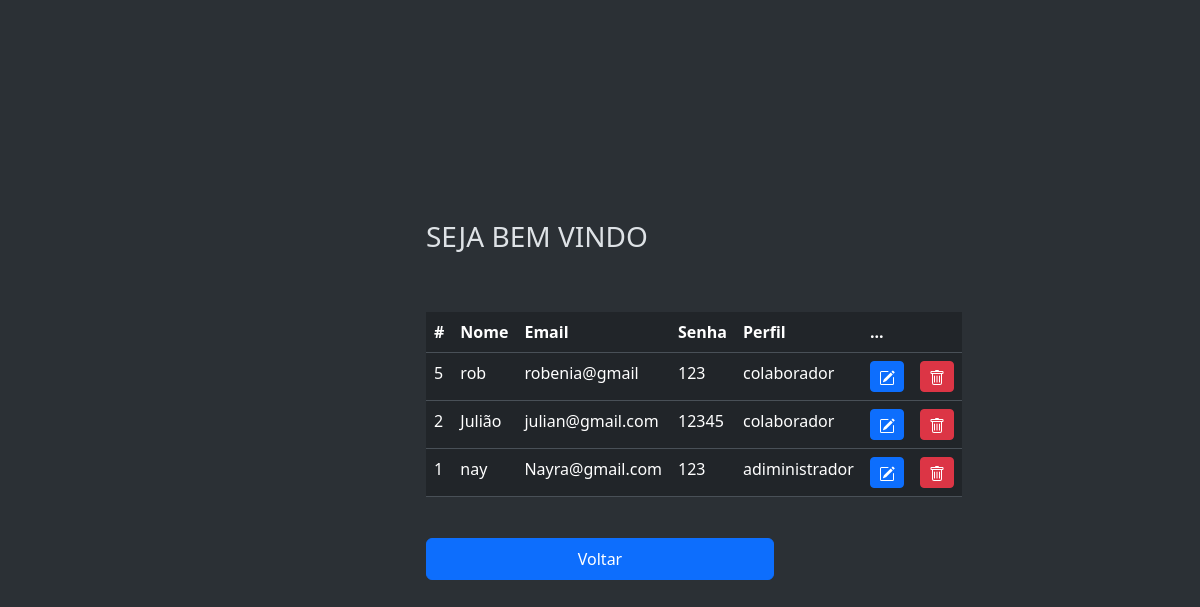
Screenshot of /dashAdm.php with the database file from the repository.
### tables this page shows
CREATE TABLE `usuarios` (
  `id` int(11) NOT NULL,
  `nome` varchar(30) NOT NULL,
  `login` varchar(30) NOT NULL,
  `senha` varchar(30) NOT NULL,
  `nivel_acesso` varchar(15) NOT NULL
);

### dashAdm.php (the view, shortened to what this page needs)
<?php
include_once('conexao.php');
$sql = "SELECT * FROM usuarios ORDER BY id DESC";
$result = $conn->query($sql);
?>
<!DOCTYPE html>
<html lang="pt-br" data-bs-theme="dark">
<head>
          <link rel="stylesheet" href="https://cdn.jsdelivr.net/npm/bootstrap@5.3.3/dist/css/bootstrap.min.css">
          <link rel="stylesheet" href="style.css">
</head>
<body class="d-flex align-items-center py-4 bg-body-tertiary">
          <main class="w-100 m-auto form-container">
                    <div class="seja">
                              <h1 class="fs-3">SEJA BEM VINDO
                              </h1>
                    </div>
                    <div>
                              <table class="table table-bg">
                                        <thead>
                                                  <tr>
                                                            <th scope="col">#</th>
                                                            <th scope="col">Nome</th>
                                                            <th scope="col">Email</th>
                                                            <th scope="col">Senha</th>
                                                            <th scope="col">Perfil</th>
                                                            <th scope="col">...</th>
                                                            <th scope="col">   </th>
                                                  </tr>
                                        </thead>
                                        <tbody>
                                                  <?php
                                                  while ($user_data = mysqli_fetch_assoc($result)) {
                                                            echo "<tr>";
                                                            echo "<td>" . $user_data['id'] . "</td>";
                                                            echo "<td>" . $user_data['nome'] . "</td>";
                                                            echo "<td>" . $user_data['login'] . "</td>";
                                                            echo "<td>" . $user_data['senha'] . "</td>";
                                                            echo "<td>" . $user_data['nivel_acesso'] . "</td>";
                                                            echo "<td>
                                                            <a class='btn btn-sm btn-primary' href='edit.php?id=$user_data[id]'>
                                                            <svg xmlns='http://www.w3.org/2000/svg' width='16' height='16' fill='currentColor' class='bi bi-pencil-square' viewBox='0 0 16 16'>
  <path d='M15.502 1.94a.5.5 0 0 1 0 .706L14.459 3.69l-2-2L13.502.646a.5.5 0 0 1 .707 0l1.293 1.293zm-1.75 2.456-2-2L4.939 9.21a.5.5 0 0 0-.121.196l-.805 2.414a.25.25 0 0 0 .316.316l2.414-.805a.5.5 0 0 0 .196-.12l6.813-6.814z'/>
  <path fill-rule='evenodd' d='M1 13.5A1.5 1.5 0 0 0 2.5 15h11a1.5 1.5 0 0 0 1.5-1.5v-6a.5.5 0 0 0-1 0v6a.5.5 0 0 1-.5.5h-11a.5.5 0 0 1-.5-.5v-11a.5.5 0 0 1 .5-.5H9a.5.5 0 0 0 0-1H2.5A1.5 1.5 0 0 0 1 2.5z'/>
</svg>
                                                            </a></td>";
                                                            echo "<td><a class='btn btn-sm btn-danger' href='delete.php?id=$user_data[id]'>
                                                            <svg xmlns='http://www.w3.org/2000/svg' width='16' height='16' fill='currentColor' class='bi bi-trash' viewBox='0 0 16 16'>
  <path d='M5.5 5.5A.5.5 0 0 1 6 6v6a.5.5 0 0 1-1 0V6a.5.5 0 0 1 .5-.5m2.5 0a.5.5 0 0 1 .5.5v6a.5.5 0 0 1-1 0V6a.5.5 0 0 1 .5-.5m3 .5a.5.5 0 0 0-1 0v6a.5.5 0 0 0 1 0z'/>
  <path d='M14.5 3a1 1 0 0 1-1 1H13v9a2 2 0 0 1-2 2H5a2 2 0 0 1-2-2V4h-.5a1 1 0 0 1-1-1V2a1 1 0 0 1 1-1H6a1 1 0 0 1 1-1h2a1 1 0 0 1 1 1h3.5a1 1 0 0 1 1 1zM4.118 4 4 4.059V13a1 1 0 0 0 1 1h6a1 1 0 0 0 1-1V4.059L11.882 4zM2.5 3h11V2h-11z'/>
</svg>
                                                            </a ></td>";
                                                  }
                                                  ?>
                                        </tbody>
                              </table>
                              <a href="sair.php"><button type="submit" class="btn btn-primary w-100 py-2 btnLogin">Voltar</button></a>
                    </div>
          </main>
</body>
</html>

### style.css (style rules this page uses)
html, body { height: 100%; }
.form-container { max-width: 380px; padding: 1rem; }
.btnLogin { margin-top: 25px; }
.seja { padding-bottom: 50px; }

### rows the page displays
usuarios: id "5", nome "rob", login "robenia@gmail", senha "123", nivel_acesso "colaborador"
usuarios: id "2", nome "Julião", login "julian@gmail.com", senha "12345", nivel_acesso "colaborador"
usuarios: id "1", nome "nay", login "Nayra@gmail.com", senha "123", nivel_acesso "adiministrador"
